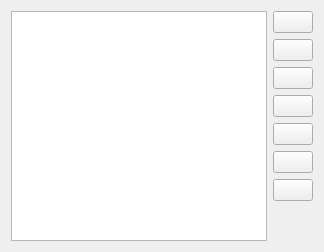
     <widget class="QWidget" name="tab_2">
      <attribute name="title">
       <string>Виды неоднородностей</string>
      </attribute>
      <layout class="QHBoxLayout" name="horizontalLayout_2">
       <item>
        <widget class="QTableView" name="defectsTableView">
         <property name="selectionMode">
          <enum>QAbstractItemView::ContiguousSelection</enum>
         </property>
         <property name="selectionBehavior">
          <enum>QAbstractItemView::SelectRows</enum>
         </property>
        </widget>
       </item>
       <item>
        <layout class="QVBoxLayout" name="verticalLayout_3">
         <item>
          <widget class="QPushButton" name="defectsAddButton">
           <property name="text">
            <string/>
           </property>
           <property name="icon">
            <iconset resource="tango-icons.qrc">
             <normaloff>:/icons/actions/icons/actions/list-add.png</normaloff>:/icons/actions/icons/actions/list-add.png</iconset>
           </property>
          </widget>
         </item>
         <item>
          <widget class="QPushButton" name="defectsRemoveButton">
           <property name="text">
            <string/>
           </property>
           <property name="icon">
            <iconset resource="tango-icons.qrc">
             <normaloff>:/icons/actions/icons/actions/list-remove.png</normaloff>:/icons/actions/icons/actions/list-remove.png</iconset>
           </property>
          </widget>
         </item>
         <item>
          <widget class="QPushButton" name="defectsClearButton">
           <property name="text">
            <string/>
           </property>
           <property name="icon">
            <iconset resource="tango-icons.qrc">
             <normaloff>:/icons/actions/icons/actions/edit-clear.png</normaloff>:/icons/actions/icons/actions/edit-clear.png</iconset>
           </property>
          </widget>
         </item>
         <item>
          <widget class="QPushButton" name="defectsMoveTopButton">
           <property name="text">
            <string/>
           </property>
           <property name="icon">
            <iconset resource="tango-icons.qrc">
             <normaloff>:/icons/actions/icons/actions/go-top.png</normaloff>:/icons/actions/icons/actions/go-top.png</iconset>
           </property>
          </widget>
         </item>
         <item>
          <widget class="QPushButton" name="defectsMoveUpButton">
           <property name="text">
            <string/>
           </property>
           <property name="icon">
            <iconset resource="tango-icons.qrc">
             <normaloff>:/icons/actions/icons/actions/go-up.png</normaloff>:/icons/actions/icons/actions/go-up.png</iconset>
           </property>
          </widget>
         </item>
         <item>
          <widget class="QPushButton" name="defectsMoveDownButton">
           <property name="text">
            <string/>
           </property>
           <property name="icon">
            <iconset resource="tango-icons.qrc">
             <normaloff>:/icons/actions/icons/actions/go-down.png</normaloff>:/icons/actions/icons/actions/go-down.png</iconset>
           </property>
          </widget>
         </item>
         <item>
          <widget class="QPushButton" name="defectsMoveBottomButton">
           <property name="text">
            <string/>
           </property>
           <property name="icon">
            <iconset resource="tango-icons.qrc">
             <normaloff>:/icons/actions/icons/actions/go-bottom.png</normaloff>:/icons/actions/icons/actions/go-bottom.png</iconset>
           </property>
          </widget>
         </item>
         <item>
          <spacer name="verticalSpacer_2">
           <property name="orientation">
            <enum>Qt::Vertical</enum>
           </property>
           <property name="sizeHint" stdset="0">
            <size>
             <width>20</width>
             <height>40</height>
            </size>
           </property>
          </spacer>
         </item>
        </layout>
       </item>
      </layout>
     </widget>
